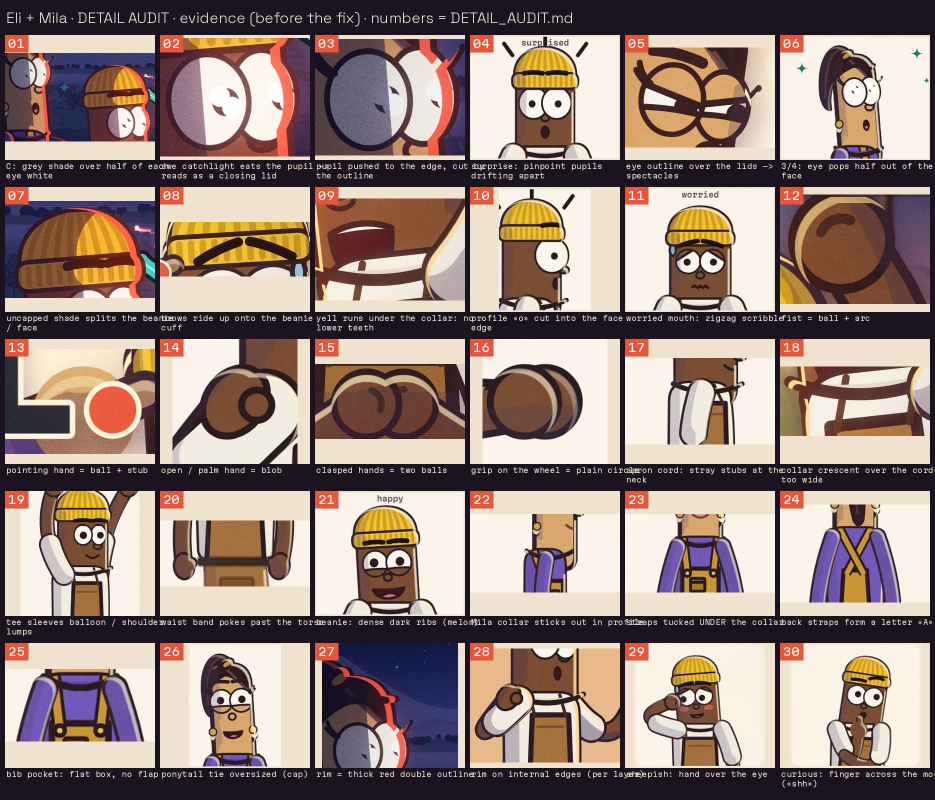
#> input picture newchannel/art/characters/leo_mila/audit_crops_small.jpg, 1870 x 1600 px, given in place of eli1.png, which was not available (shown at 1/2 size)
$ python outfit_sheets.py ../characters/leo_mila/audit_crops_small.jpg ../characters/leo_mila/eli_gorro_opciones_v2_small.jpg
#> lines starting #> are read from the running program, lines starting #| are printed output that depends on the picture; pictures that were not available may be replaced by others from this repository, and a replacement may not be noted
#!/usr/bin/env python3
"""Compose the outfit option sheets (Producer 2026-10-29) from outfit_lab stills: vestuario_eli_small.jpg,
vestuario_mila_small.jpg, vestuario_parejas_small.jpg (each <= 400 KB). Usage: outfit_sheets.py <stills_dir> <out_dir>"""
import os, sys
from PIL import Image, ImageDraw, ImageFont
S, OUT = sys.argv[1], sys.argv[2]
FP = '/usr/share/fonts/truetype/dejavu/DejaVuSans-Bold.ttf'
big, mid, sm = (ImageFont.truetype(FP, n) for n in (58, 25, 19))
ELI = ['playera + delantal (actual)', 'overol de mecánico', 'franela abierta + cargo', 'chaqueta universitaria + jeans', 'sudadera con capucha', 'camisa + chaleco utilitario']
MILA = ['suéter + overol (actual)', 'mezclilla + rayas + falda', 'mono utilitario + cinturón', 'cárdigan + cuello alto + ancho', 'impermeable largo + botas', 'rompevientos + joggers']
PAIRS = [('Taller', 'overol + mono', 2, 3), ('Fin de semana', 'franela + mezclilla', 3, 2), ('Otoño', 'universitaria + cárdigan', 4, 4), ('Lluvia', 'sudadera + impermeable', 5, 5)]

def save(sheet, name):
    out = os.path.join(OUT, name); q = 88
    while True:
        sheet.save(out, quality=q, optimize=True)
        if os.path.getsize(out) <= 400 * 1024 or q < 40: break
        q -= 4
    print(name, sheet.size, 'q', q, os.path.getsize(out) // 1024, 'KB')

def option_sheet(who, names, note):
#> called with who = 'eli'
    W = 700; cells = []
    for n in range(1, 7):
        im = Image.open(f'{S}/{who}{n}.png').convert('RGB').crop((0, 30, 1920, 1060)).resize((W, 376), Image.LANCZOS)
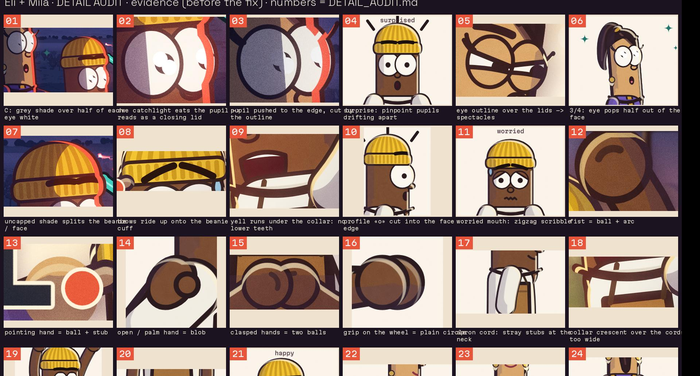
#> im: PIL image 700x376 RGB; mean R, G, B 148.6, 127.5, 117.7
        c = Image.new('RGB', (W, 66 + 376), '#1c1820'); d = ImageDraw.Draw(c)
#> after `c = Image.new('RGB', (W, 66 + 376), '#1c1820')`:
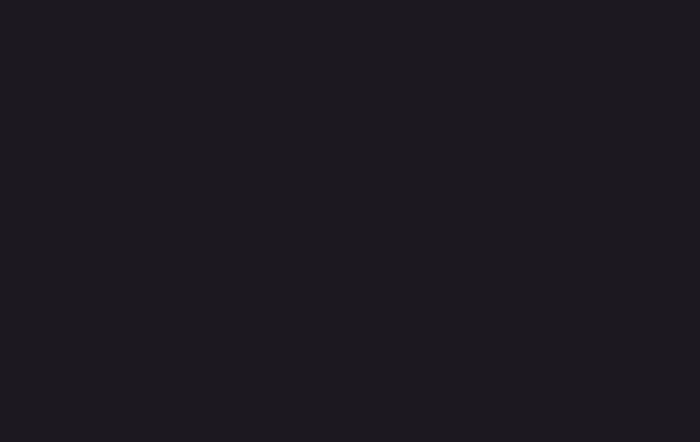
#> c: PIL image 700x442 RGB; mean R, G, B 28, 24, 32
        d.text((12, 2), str(n), font=big, fill='#f2c230' if who == 'eli' else '#b9a3ff'); d.text((62, 20), names[n - 1], font=mid, fill='#f3ecdd')
        c.paste(im, (0, 66)); cells.append(c)
#> after `c.paste(im, (0, 66))`:
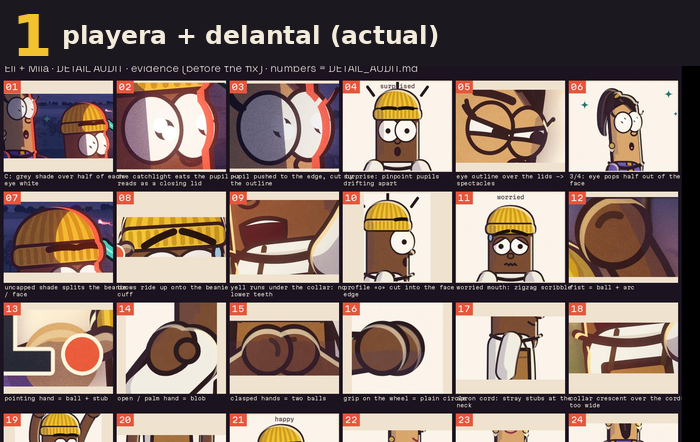
#> c: PIL image 700x442 RGB; mean R, G, B 133, 114.3, 106.6
#> pass 2 of the loop in option_sheet, `for n in range(1, 7):`:
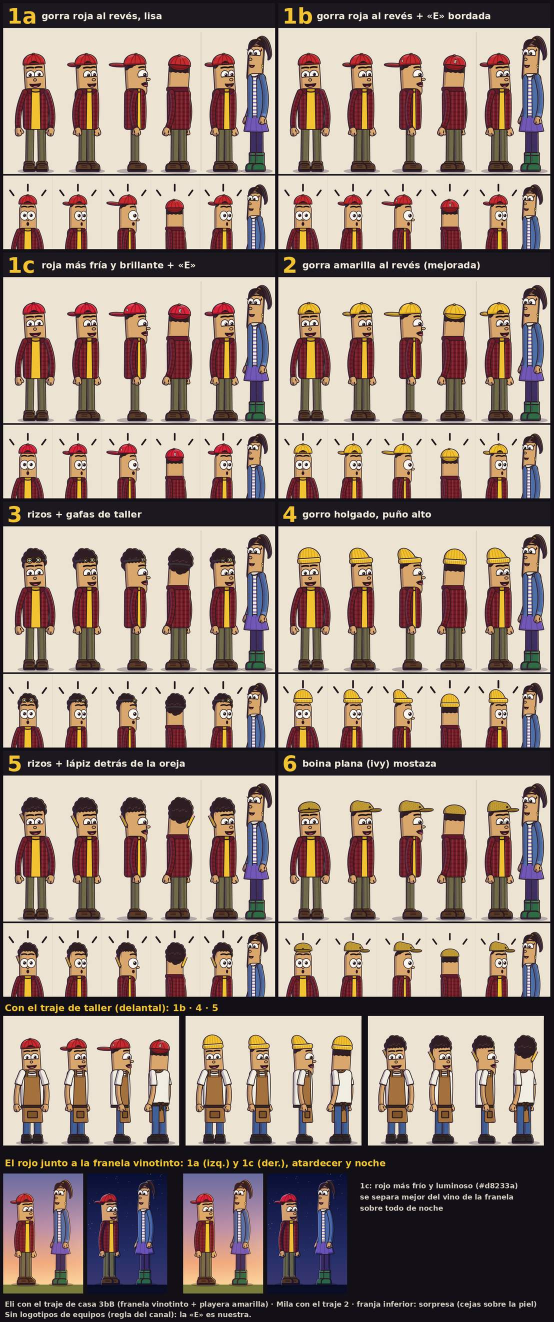
#> input picture newchannel/art/characters/leo_mila/eli_gorro_opciones_v2_small.jpg, 1107 x 2643 px, given in place of eli2.png, which was not available (shown at 1/2 size)
#> in option_sheet, `im = Image.open(f'{S}/{who}{n}.png').convert('RGB').crop((0, 30, 1920,..`:
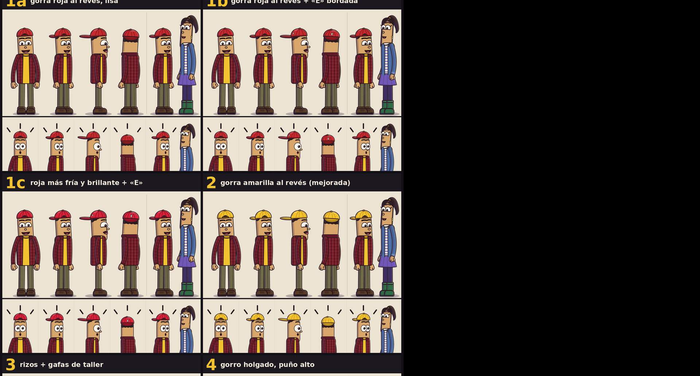
#> im: PIL image 700x376 RGB; mean R, G, B 98.2, 87.7, 80.8
#> in option_sheet, `c.paste(im, (0, 66))`:
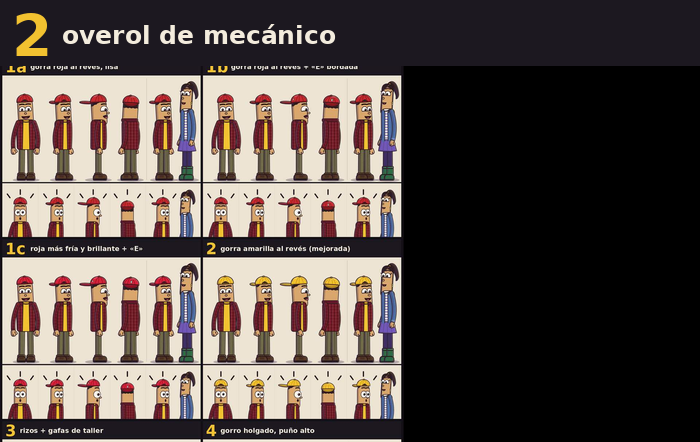
#> c: PIL image 700x442 RGB; mean R, G, B 89.6, 79.9, 74.8
    ch = cells[0].height; sheet = Image.new('RGB', (2 * W + 24, 3 * (ch + 8) + 76), '#121016'); d = ImageDraw.Draw(sheet)
    for i, c in enumerate(cells): sheet.paste(c, (8 + (i % 2) * (W + 8), 8 + (i // 2) * (ch + 8)))
    y = 3 * (ch + 8) + 14
    d.text((12, y), 'frente · 3/4 · perfil · espalda · sentado · brazos arriba', font=sm, fill='#d8d0c4'); d.text((12, y + 28), note, font=sm, fill='#d8d0c4')
    return sheet

#> (the run stopped early here; a loop or call above may not have finished)
